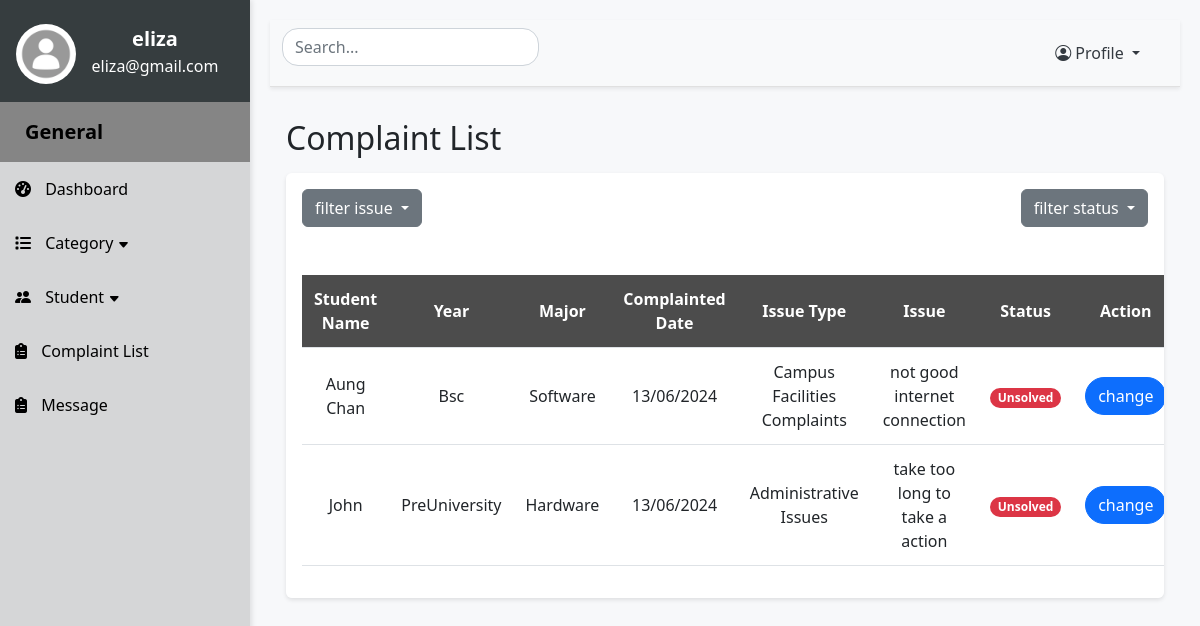
/viewComplaints (signed in), run on an earlier commit of the app's database.
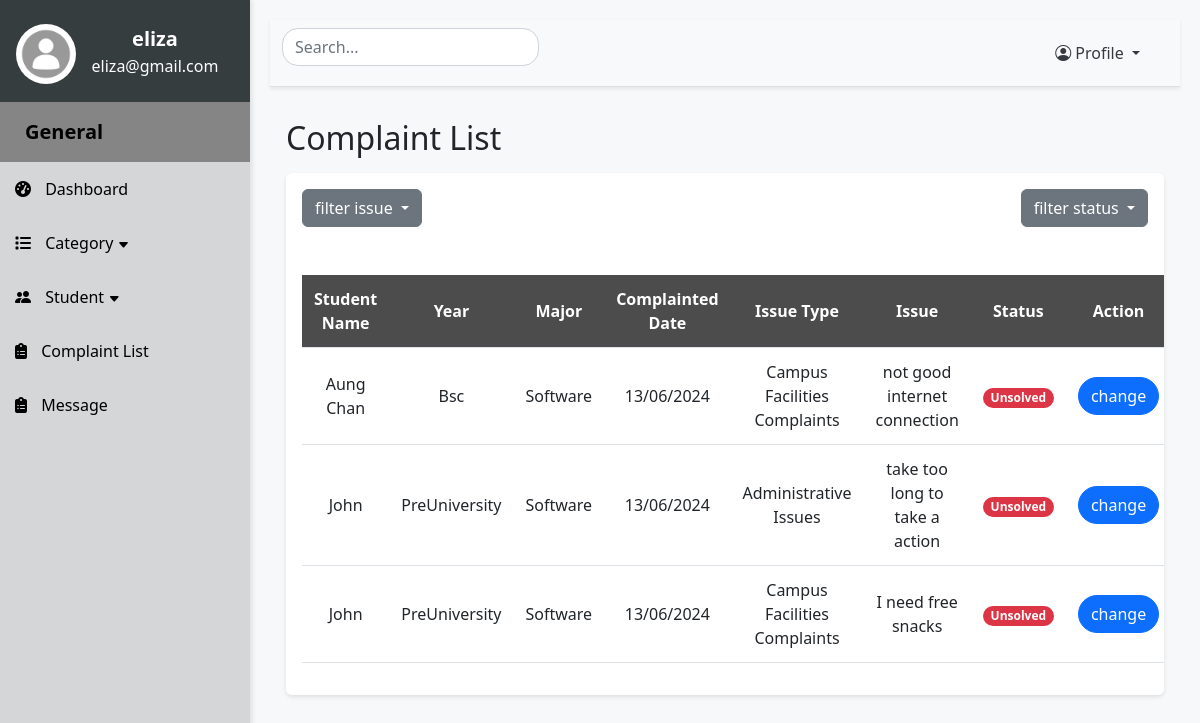
And on a later commit of the database.
### website/models.py (models this page shows)
class Student(db.Model):
    id = db.Column(db.Integer, primary_key=True)
    student_name = db.Column(db.String(255), nullable=False)
    student_email = db.Column(db.String(255), nullable=False)
    student_password = db.Column(db.String(255), nullable=False)
    student_image = db.Column(db.String(255), nullable=False)
    student_year = db.Column(db.String(255), nullable=False)
    student_major = db.Column(db.String(255), nullable=False)
    student_phone = db.Column(db.String(255), nullable=False)
    complaints = db.relationship('Complaints')

class Complaints(db.Model):
    id = db.Column(db.Integer, primary_key=True)
    complaint_letter = db.Column(db.Text, nullable=False)
    date = db.Column(db.String(255), nullable=False)
    status = db.Column(db.String(255), nullable=False)
    student_id = db.Column(db.Integer, db.ForeignKey("student.id"))
    category_id = db.Column(db.Integer, db.ForeignKey("category.id"))

class Category(db.Model):
    id = db.Column(db.Integer, primary_key=True)
    cat_name = db.Column(db.String(255), nullable=False)
    cat_description = db.Column(db.String(255), nullable=False)
    cat_image = db.Column(db.String(255), nullable=False)
    complaints = db.relationship('Complaints')

### app.py (the view)
@app.route('/viewComplaints', methods=['GET', 'POST'])
def viewComplaints():
    if 'admin_id' not in session:
        return redirect(url_for('SignIn'))
    else:
        return viewcomplaints()

### website/adminfeatures.py (called while the page is built)
def viewcomplaints():
    complaints = Complaints.query.all()
    count = len(complaints)
    allstudents = Student.query.all()
    allcategories = Category.query.all()
    students = {student.id: {'name': student.student_name, 'year': student.student_year,
                             'major': student.student_major} for student in allstudents}
    categories = {category.id: category.cat_name for category in allcategories}
    return render_template("admincomplaint.html", complaints=complaints, students=students, categories=categories, allcategories=allcategories, count=count)

### website/templates/admincomplaint.html (shortened to what this page needs)
{% extends "adminlayout.html" %} {% block title %}Complaint Page{% endblock%}
{% block content %}
<h2 class="my-3">Complaint List</h2>
  <div class="p-3 mb-5 rounded table-responsive">
    <div class="d-flex justify-content-between mb-5">
      <div class="dropdown">
        <button class="btn btn-secondary dropdown-toggle" type="button" data-bs-toggle="dropdown" aria-expanded="false" style="float:right">
          filter issue
        </button>
      </div>
      <div class="dropdown">
        <button class="btn btn-secondary dropdown-toggle" type="button" data-bs-toggle="dropdown" aria-expanded="false" style="float:right">
          filter status
        </button>
      </div>
    </div>
    <table class="table align-middle">
        <thead>
            <tr>
              <th>Student Name</th>
              <th> Year</th>
              <th> Major</th>
              <th>Complainted Date</th>
              <th>Issue Type</th>
              <th>Issue</th>
              <th>Status</th>
              <th>Action</th>
            </tr>
        </thead>
        <tbody id="search-table-body">
          {% if count == 0 %}
            <tr>
              <td colspan="8"><h5 style="color: grey">There is no data ...</h5></td>
            </tr>
          {% else %}
            {% for complaint in complaints: %}
            <tr>
              <td class="searchedvalue">{{ students[complaint.student_id]['name'] }}</td>
              <td class="searchedvalue">{{ students[complaint.student_id]['year']}}</td>
              <td class="searchedvalue">{{ students[complaint.student_id]['major']}}</td>
              <td>{{ complaint.date }}</td>
              <td class="searchedvalue" >{{ categories[complaint.category_id] }}</td>
              <td>{{ complaint.complaint_letter}}</td>
              <td>
                <small {% if complaint.status== 'Unsolved' %} class="badge text-bg-danger rounded-5"
                {% elif complaint.status== 'Pending' %} class="badge text-bg-warning rounded-5"
                {% elif complaint.status== 'Completed' %} class="badge text-bg-success rounded-5" {% endif %}>
                {{ complaint.status }}
                </small>
              </td>
              <td><a class="btn btn-primary rounded-5" onclick="changeState({{complaint.id}})">change</a></td>
            </tr>
            {% endfor %}
          {% endif %}
        </tbody>
    </table>
  </div>
{% endblock %}

### website/templates/adminlayout.html (shortened to what this page needs)
<!DOCTYPE html>
<html lang="en">
<head>
    <link rel="stylesheet" href="https://cdn.jsdelivr.net/npm/bootstrap@5.2.3/dist/css/bootstrap.min.css">
    <link rel="stylesheet" href="https://cdnjs.cloudflare.com/ajax/libs/font-awesome/6.2.1/css/all.min.css">
    <link rel="stylesheet" href="https://cdn.jsdelivr.net/npm/bootstrap-icons@1.11.3/font/bootstrap-icons.min.css">
    <link rel="stylesheet" href="{{ url_for('static', filename='css/admincss.css') }}">
</head>
<body>
    <div class="d-flex">
        <nav class="sidebar">
            <div class="text-center admin-details">
                <div class="admin_details py-4 px-3">
                    <div style="float:left">
                        <img
                        src="{{ url_for('static', filename='images/' + session.get('admin')['admin_profile']) }}"
                        alt="Welcome Image"
                        class="img rounded-circle" style="width:60px;height:60px;"
                        />
                    </div>
                    <div>
                        <p style="margin:0;font-weight:bold;font-size:20px">
                            {{ session.get('admin')['admin_name']}}
                        </p>
                        <p style="margin:0">
                            {{ session.get('admin')['admin_email']}}
                        </p>
                    </div>
                </div>
            </div>
            <ul class="nav flex-column">
                <li class="general">
                    <strong style="font-size:20px;padding-left:10px">General</strong>
                </li>
                <li class="nav-item">
                    <a href="/adminDashboard" class="nav-link"><i class="fas fa-tachometer-alt"></i> Dashboard</a>
                </li>
                <li class="nav-item">
                    <a href="#categorySubmenu" data-bs-toggle="collapse" class="nav-link"><i class="fas fa-list"></i> Category <i class="bi bi-caret-down-fill" style="font-size: 12px;"></i></a>
                </li>
                <li class="nav-item">
                    <a href="#studentsSubmenu" data-bs-toggle="collapse" class="nav-link"><i class="bi bi-people-fill"> </i>Student <i class="bi bi-caret-down-fill" style="font-size: 12px;"></i></a>
                </li>
                <li class="nav-item">
                    <a href="/viewComplaints" class="nav-link"><i class="fas fa-clipboard-list"></i> Complaint List</a>
                </li>
                <li class="nav-item">
                    <a href="/viewMessage" class="nav-link"><i class="fas fa-clipboard-list"></i> Message</a>
                </li>
            </ul>
        </nav>
        <div class="content">
            <nav class="navbar navbar-expand-lg navbar-light bg-light shadow-sm sticky-top">
                <div class="container-fluid">
                    <div class="d-flex">
                        <input class="form-control rounded-4" type="text" placeholder="Search... " aria-label="Search" onkeyup="searchInfo()" id="searchInput">
                    </div>
                    <div class="collapse navbar-collapse" id="navbarNav">
                        <ul class="navbar-nav ms-auto">
                            <li class="nav-item dropdown">
                                <a class="nav-link dropdown-toggle" style="margin-right:20px" href="#" id="navbarDropdown" role="button" data-bs-toggle="dropdown">
                                    <i class="bi bi-person-circle"></i> Profile
                                </a>
                            </li>
                        </ul>
                    </div>
                </div>
            </nav>
            <div class="p-3">
                {% block content %} {% endblock %}
            </div>
</body>
</html>

### website/static/css/admincss.css (style rules this page uses)
body { background-color: #f7f8fa; }
.sidebar { width: 250px; height: 100vh; position: fixed; background-color: #d5d6d7; color: #fff; box-shadow: 2px 0 5px rgba(0,0,0,0.1); }
.sidebar a { color: #000000; text-decoration: none; display: block; padding: 15px; transition: background-color 0.3s; }
.general { padding: 15px; color: rgb(0, 0, 0); background-color: #858585; }
.sidebar .nav-item i { margin-right: 10px; }
.content { margin-left: 250px; padding: 20px; background-color: #f7f8fa; min-height: 100vh; width: calc(100% - 250px); }
.admin_details { color: rgb(255, 255, 255); background-color: rgb(54, 61, 63); }
#searchInput { background-image: url('https://cdn1.iconfinder.com/data/icons/hawcons/32/698627-icon-111-search-512.png'); background-repeat: no-repeat; background-position: right center; background-size: 30px; margin-bottom: 12px; }
.navbar { background-color: #fff; border-bottom: 1px solid #e0e0e0; box-shadow: 0 2px 4px rgba(0,0,0,0.1); }
.navbar .nav-link { color: #343a40; }
.table thead th { background-color: #4c4c4c; color: #fff; text-align: center; }
.table-responsive { background-color: #fff; padding: 10px; border-radius: 10px; box-shadow: 0 2px 4px rgba(0,0,0,0.1); }
.table th, .table td { padding: 0.75rem; text-align: center; vertical-align: middle; }
.table td:first-child, .table th:first-child { width: 13%; }

What changed in the data, as far as the page shows it:
changed Student "John": student_major "Hardware" → "Software"
added Complaints: {{ students[complaint.student_id]['name'] }} "John", {{ students[complaint.student_id]['year'] }} "PreUniversity", {{ students[complaint.student_id]['major'] }} "Software", date "13/06/2024", {{ categories[complaint.category_id] }} "Campus Facilities Complaints", complaint_letter "I need free snacks", status "Unsolved"
